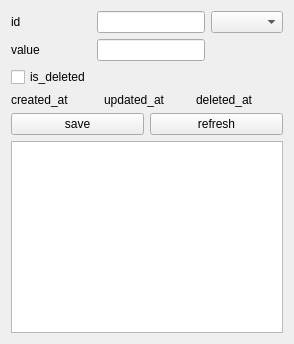
<?xml version="1.0" encoding="UTF-8"?>
<ui version="4.0">
 <!-- Clase inicio -->
 <class>BaseForm</class>

 <widget class="QWidget" name="centralWidget">
  <layout class="QVBoxLayout" name="vbox_main">

   <!-- Formulario -->
   <item>
    <layout class="QGridLayout" name="form">

     <item row="0" column="0">
      <widget class="QLabel" name="label_id">
       <property name="text"><string>id</string></property>
      </widget>
     </item>
     <item row="0" column="1">
      <widget class="QLineEdit" name="entry_id">
      </widget>
     </item>

     <item row="0" column="2">
      <widget class="QComboBox" name="combobox_values"/>
     </item>

     <item row="1" column="0">
      <widget class="QLabel" name="label_value">
       <property name="text"><string>value</string></property>
      </widget>
     </item>
     <item row="1" column="1">
      <widget class="QLineEdit" name="entry_value">
      </widget>
     </item>

     <item row="2" column="0">
      <widget class="QCheckBox" name="checkbox_is_deleted">
       <property name="text"><string>is_deleted</string></property>
      </widget>
     </item>

    </layout>
   </item>

   <!-- Item -->
   <item>
    <layout class="QHBoxLayout">
     <item>
      <widget class="QLabel" name="label_created_at">
       <property name="text"><string>created_at</string></property>
      </widget>
     </item>

     <item>
      <widget class="QLabel" name="label_updated_at">
       <property name="text"><string>updated_at</string></property>
      </widget>
     </item>

     <item>
      <widget class="QLabel" name="label_deleted_at">
       <property name="text"><string>deleted_at</string></property>
      </widget>
      </item>
    </layout>
   </item>


   <!-- Botones -->
   <item>
    <layout class="QHBoxLayout" name="button_hbox">

     <item>
      <widget class="QPushButton" name="button_save">
       <property name="text"> <string>save</string> </property>
      </widget>
     </item>

     <item>
      <widget class="QPushButton" name="button_refresh">
       <property name="text"> <string>refresh</string> </property>
      </widget>
     </item>

    </layout>
   </item>


   <!-- Tabla -->
   <item>
    <widget class="QTableWidget" name="table">
     <property name="wordWrap">
      <bool>true</bool>
     </property>
    </widget>
   </item>

  </layout>
 </widget>

 <!-- Clase cierre -->
 <resources/>
 <connections/>
</ui>
